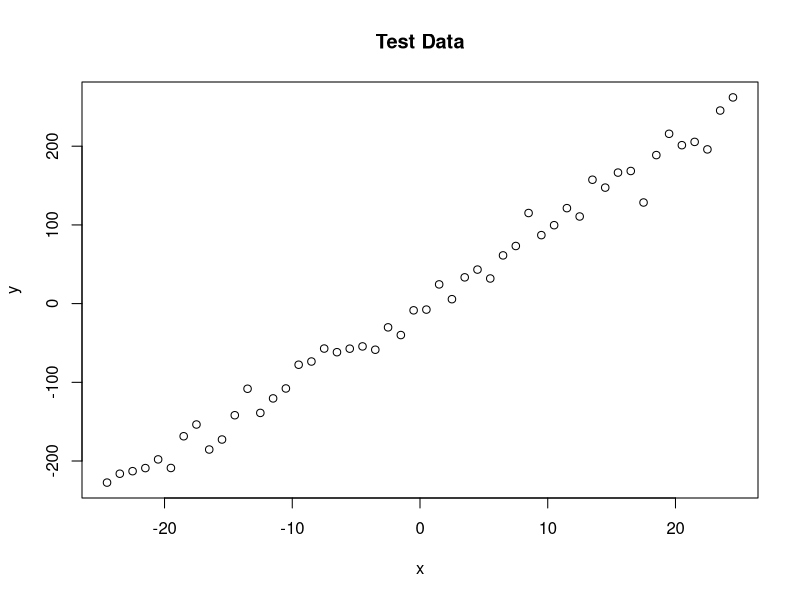
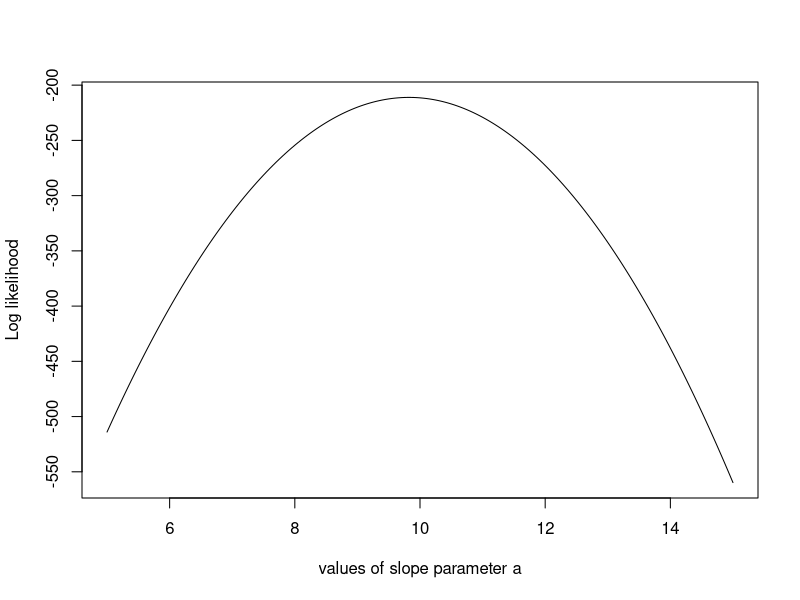
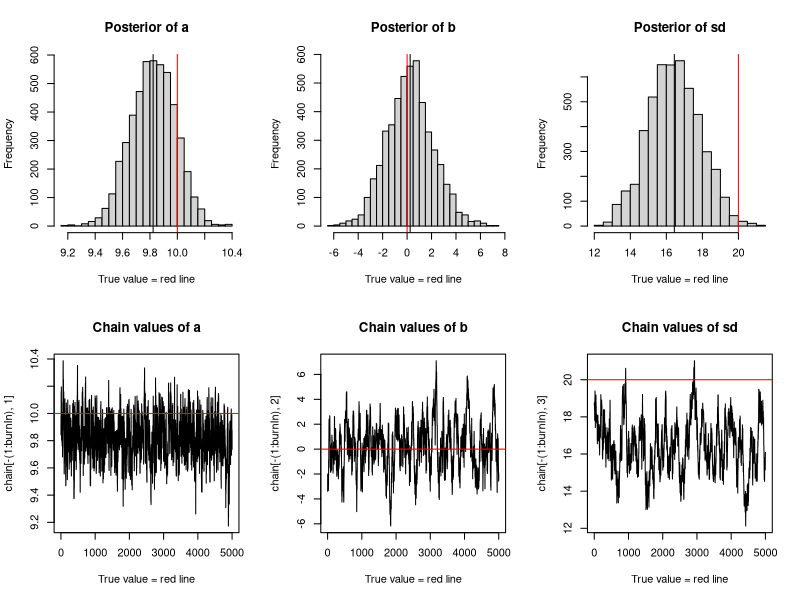
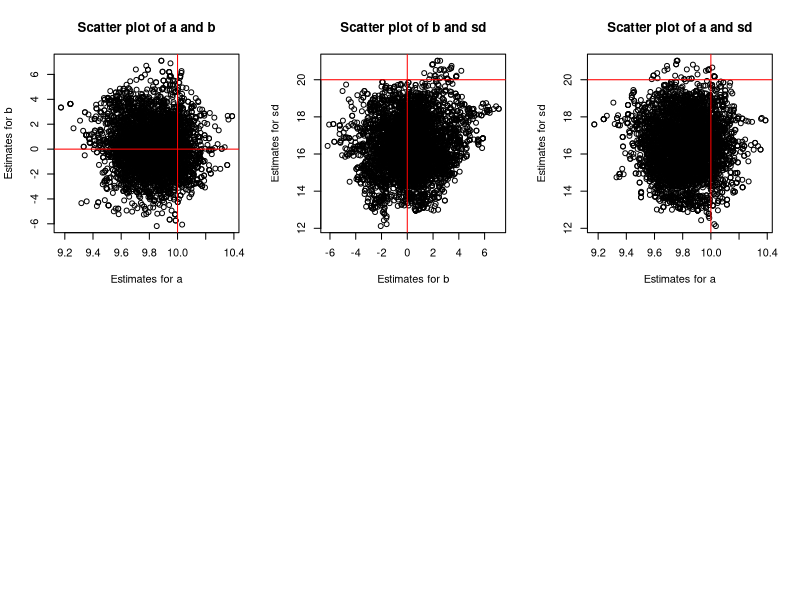

These figures' R source, in order:
t.A <- 10 # true slope
t.B <- 0 # true intercept
t.sd <- 20 # true noise
s.Size <- 50 # sample size
# create independent x-values 
x <- (-(s.Size-1)/2):((s.Size-1)/2)
# create dependent values according to ax + b + N(0,sd)
y <-  t.A * x + t.B + rnorm(n=s.Size,mean=0,sd=t.sd)
plot(x,y, main="Test Data")

likehd <- function(param){
  a = param[1]
  b = param[2]
  sd = param[3]
  pred = a*x + b
  singlelikelihoods = dnorm(y, mean = pred, sd = sd, log = T)
  sumll = sum(singlelikelihoods)
  return(sumll) }
# Example: plot the likelihood profile of the slope a
s.values <- function(x){return(likehd(c(x, t.B, t.sd)))}
s.likehds <- lapply(seq(1/2*t.A, 3/2*t.A, by=.05), s.values )
plot (seq(1/2*t.A, 3/2*t.A, by=.05), s.likehds , type="l", xlab = "values of slope parameter a", ylab = "Log likelihood")

# Prior distribution
prior <- function(param){
  a = param[1]
  b = param[2]
  sd = param[3]
  aprior = dunif(a, min=0, max=2*t.A, log = T)
  bprior = dnorm(b, mean=t.B, sd = 5, log = T)
  sdprior = dunif(sd, min=0, max=2*t.sd, log = T)
  return(aprior+bprior+sdprior)
}

posterior <- function(param){
  return (likehd(param) + prior(param))
}

######## MH ################
proposalfunction <- function(param){
  return(rnorm(3,mean = param, sd= c(0.1,0.5,0.3)))
}

run_metropolis_MCMC <- function(startvalue, iterations){
  chain = array(dim = c(iterations+1,3))
  chain[1,] = startvalue
  for (i in 1:iterations){
    proposal = proposalfunction(chain[i,])
    
    probab = exp(posterior(proposal) - posterior(chain[i,]))
    if (runif(1) < probab){
      chain[i+1,] = proposal
    }else{
      chain[i+1,] = chain[i,]
    }
  }
  return(chain)
}

startvalue = c(4,1,10) # random choice
chain = run_metropolis_MCMC(startvalue, 10000)

burnIn = 5000
acceptance = 1-mean(duplicated(chain[-(1:burnIn),]))

### Summary: #######################

par(mfrow = c(2,3))
hist(chain[-(1:burnIn),1],nclass=30, , main="Posterior of a", xlab="True value = red line" )
abline(v = mean(chain[-(1:burnIn),1]))
abline(v = t.A, col="red" )
hist(chain[-(1:burnIn),2],nclass=30, main="Posterior of b", xlab="True value = red line")
abline(v = mean(chain[-(1:burnIn),2]))
abline(v = t.B, col="red" )
hist(chain[-(1:burnIn),3],nclass=30, main="Posterior of sd", xlab="True value = red line")
abline(v = mean(chain[-(1:burnIn),3]) )
abline(v = t.sd, col="red" )
plot(chain[-(1:burnIn),1], type = "l", xlab="True value = red line" , main = "Chain values of a", )
abline(h = t.A, col="red" )
plot(chain[-(1:burnIn),2], type = "l", xlab="True value = red line" , main = "Chain values of b", )
abline(h = t.B, col="red" )
plot(chain[-(1:burnIn),3], type = "l", xlab="True value = red line" , main = "Chain values of sd", )
abline(h = t.sd, col="red" )

# for comparison:
summary(lm(y~x))

plot(chain[-(1:burnIn),1:2], main="Scatter plot of a and b", xlab="Estimates for a", ylab="Estimates for b")
abline(v = t.A, col="red" )
abline(h = t.B, col="red" )
plot(chain[-(1:burnIn),2:3], main="Scatter plot of b and sd", xlab="Estimates for b", ylab="Estimates for sd")
abline(v = t.B, col="red" )
abline(h = t.sd, col="red" )
plot(chain[-(1:burnIn),c(1,3)], main="Scatter plot of a and sd", xlab="Estimates for a", ylab="Estimates for sd")
abline(v = t.A, col="red" )
abline(h = t.sd, col="red" )